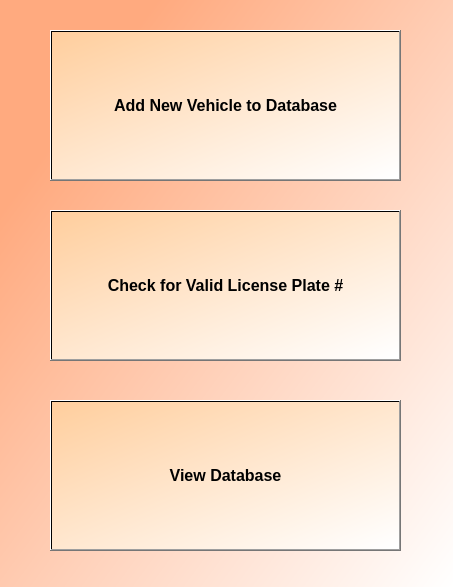
<?xml version="1.0" encoding="UTF-8"?>
<ui version="4.0">
 <class>MainWindow</class>
 <widget class="QMainWindow" name="MainWindow">
  <property name="geometry">
   <rect>
    <x>0</x>
    <y>0</y>
    <width>453</width>
    <height>587</height>
   </rect>
  </property>
  <property name="windowTitle">
   <string>MainWindow</string>
  </property>
  <property name="styleSheet">
   <string notr="true">QWidget#centralwidget{
background-color: qlineargradient(spread:pad, x1:0.158, y1:0.198864, x2:1, y2:1, stop:0 rgba(255, 170, 127, 255), stop:1 rgba(255, 255, 255, 255));}

QPushButton{
background-color: qlineargradient(spread:pad, x1:0, y1:0, x2:0.971591, y2:1, stop:0 rgba(255, 206, 157, 255), stop:1 rgba(255, 255, 255, 255));}
</string>
  </property>
  <widget class="QWidget" name="centralwidget">
   <widget class="QPushButton" name="pushButton">
    <property name="geometry">
     <rect>
      <x>50</x>
      <y>30</y>
      <width>351</width>
      <height>151</height>
     </rect>
    </property>
    <property name="font">
     <font>
      <pointsize>12</pointsize>
      <weight>75</weight>
      <bold>true</bold>
     </font>
    </property>
    <property name="text">
     <string>Add New Vehicle to Database</string>
    </property>
   </widget>
   <widget class="QPushButton" name="pushButton_2">
    <property name="geometry">
     <rect>
      <x>50</x>
      <y>210</y>
      <width>351</width>
      <height>151</height>
     </rect>
    </property>
    <property name="font">
     <font>
      <pointsize>12</pointsize>
      <weight>75</weight>
      <bold>true</bold>
     </font>
    </property>
    <property name="text">
     <string>Check for Valid License Plate #</string>
    </property>
    <property name="iconSize">
     <size>
      <width>16</width>
      <height>16</height>
     </size>
    </property>
   </widget>
   <widget class="QPushButton" name="pushButton_3">
    <property name="geometry">
     <rect>
      <x>50</x>
      <y>400</y>
      <width>351</width>
      <height>151</height>
     </rect>
    </property>
    <property name="font">
     <font>
      <pointsize>12</pointsize>
      <weight>75</weight>
      <bold>true</bold>
     </font>
    </property>
    <property name="text">
     <string>View Database</string>
    </property>
   </widget>
  </widget>
 </widget>
 <resources/>
 <connections/>
</ui>
